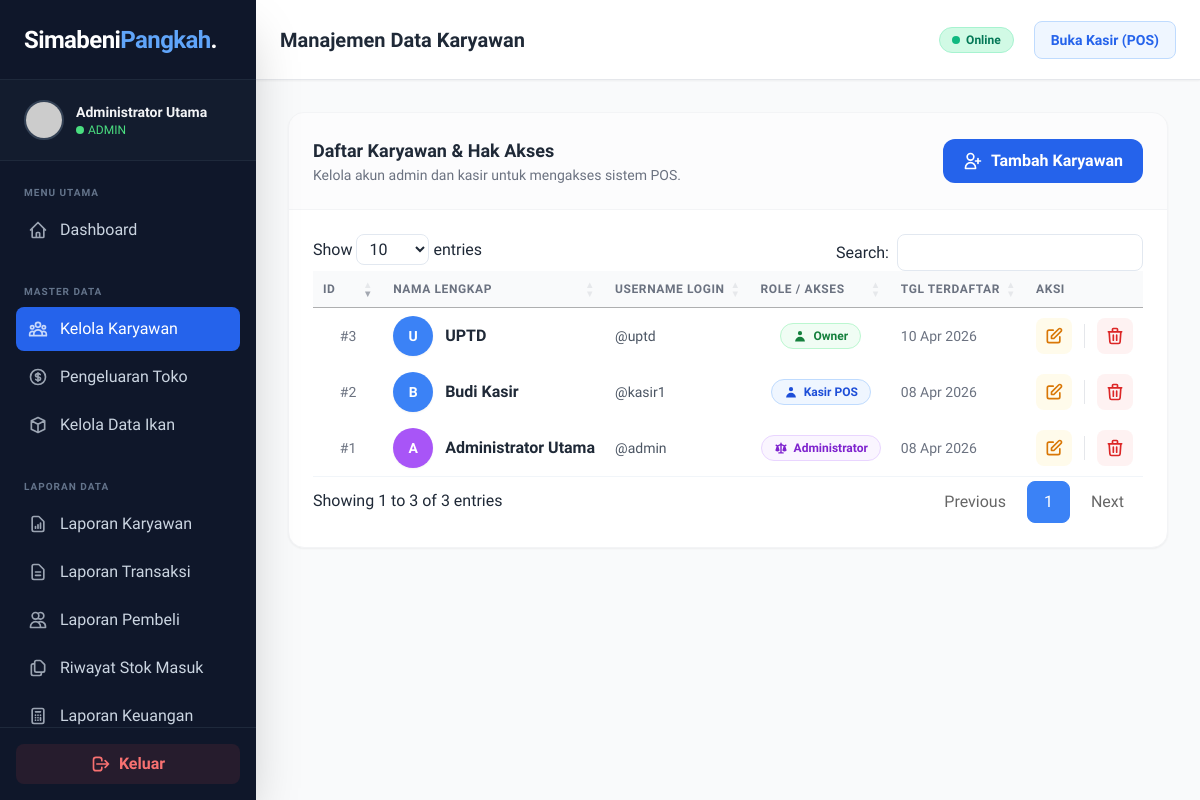
Page /admin/kelola_karyawan.php (signed in) on the committed database.
### tables this page shows
CREATE TABLE `users` (
  `id` int(11) NOT NULL,
  `username` varchar(50) NOT NULL,
  `password` varchar(255) NOT NULL,
  `nama_lengkap` varchar(100) NOT NULL,
  `role` enum('admin','kasir','owner') NOT NULL DEFAULT 'kasir',
  `created_at` timestamp NOT NULL DEFAULT current_timestamp()
);

### admin/kelola_karyawan.php (the view, shortened to what this page needs)
<?php
require_once '../koneksi.php';
$query_karyawan = mysqli_query($koneksi, "SELECT * FROM users ORDER BY id ASC");
include '../components/header.php';
?>
<link rel="stylesheet" href="https://cdn.datatables.net/1.13.7/css/jquery.dataTables.min.css">
<?php include '../components/sidebar.php'; ?>
<main class="flex-1 flex flex-col h-screen overflow-hidden bg-gray-50">
    <?php include '../components/navbar.php'; ?>
    <div class="flex-1 overflow-y-auto p-4 sm:p-6 lg:p-8 relative">
        <div class="bg-white rounded-2xl shadow-sm border border-gray-100 overflow-hidden">
            <div
                class="p-6 border-b border-gray-100 flex flex-col sm:flex-row sm:items-center justify-between gap-4 bg-gray-50/50">
                <div>
                    <h2 class="text-lg font-bold text-gray-800">Daftar Karyawan & Hak Akses</h2>
                    <p class="text-sm text-gray-500">Kelola akun admin dan kasir untuk mengakses sistem POS.</p>
                </div>
                <button onclick="bukaModal('modal-tambah')"
                    class="w-full sm:w-auto px-5 py-2.5 bg-blue-600 text-white rounded-xl font-semibold hover:bg-blue-700 transition flex items-center justify-center gap-2">
                    <svg class="w-5 h-5" fill="none" stroke="currentColor" viewBox="0 0 24 24">
                        <path stroke-linecap="round" stroke-linejoin="round" stroke-width="2"
                            d="M18 9v3m0 0v3m0-3h3m-3 0h-3m-2-5a4 4 0 11-8 0 4 4 0 018 0zM3 20a6 6 0 0112 0v1H3v-1z">
                        </path>
                    </svg>
                    Tambah Karyawan
                </button>
            </div>
            <div class="overflow-x-auto w-full">
                <table id="tabel-karyawan" class="w-full text-left whitespace-nowrap">
                    <thead>
                        <tr class="bg-gray-50 text-gray-500 text-xs uppercase tracking-wider">
                            <th class="p-4 font-semibold w-16 text-center">ID</th>
                            <th class="p-4 font-semibold">Nama Lengkap</th>
                            <th class="p-4 font-semibold">Username Login</th>
                            <th class="p-4 font-semibold text-center">Role / Akses</th>
                            <th class="p-4 font-semibold">Tgl Terdaftar</th>
                            <th class="p-4 font-semibold text-center">Aksi</th>
                        </tr>
                    </thead>
                    <tbody class="text-sm text-gray-700">
                        <?php if ($query_karyawan && mysqli_num_rows($query_karyawan) > 0): ?>
                        <?php while ($user = mysqli_fetch_assoc($query_karyawan)): ?>
                        <tr class="hover:bg-blue-50/30 transition-colors group border-b border-gray-50">
                            <td class="p-4 text-center text-gray-500 font-medium">#<?php echo $user['id']; ?></td>
                            <td class="p-4">
                                <div class="flex items-center gap-3">
                                    <div
                                        class="w-10 h-10 rounded-full flex items-center justify-center font-bold text-white shadow-sm
                                            <?php echo ($user['role'] == 'admin') ? 'bg-purple-500' : 'bg-blue-500'; ?>">
                                        <?php echo strtoupper(substr($user['nama_lengkap'], 0, 1)); ?>
                                    </div>
                                    <p class="font-bold text-gray-800 text-base">
                                        <?php echo htmlspecialchars($user['nama_lengkap']); ?></p>
                                </div>
                            </td>
                            <td class="p-4 font-medium text-gray-600">
                                @<?php echo htmlspecialchars($user['username']); ?></td>
                            <td class="p-4 text-center">
                                <?php if ($user['role'] == 'admin'): ?>
                                <span
                                    class="inline-flex px-3 py-1 items-center gap-1.5 rounded-full bg-purple-50 text-purple-700 font-bold border border-purple-200 text-xs">
                                    Administrator
                                </span>
                                <?php elseif ($user['role'] == 'kasir'): ?>
                                <span
                                    class="inline-flex px-3 py-1 items-center gap-1.5 rounded-full bg-blue-50 text-blue-700 font-bold border border-blue-200 text-xs">
                                    <svg class="w-3.5 h-3.5" fill="currentColor" viewBox="0 0 20 20">
                                        <path fill-rule="evenodd"
                                            d="M10 9a3 3 0 100-6 3 3 0 000 6zm-7 9a7 7 0 1114 0H3z" clip-rule="evenodd">
                                        </path>
                                    </svg>
                                    Kasir POS
                                </span>
                                <?php else: ?>
                                <span
                                    class="inline-flex px-3 py-1 items-center gap-1.5 rounded-full bg-green-50 text-green-700 font-bold border border-green-200 text-xs">
                                    <svg class="w-3.5 h-3.5" fill="currentColor" viewBox="0 0 20 20">
                                        <path fill-rule="evenodd"
                                            d="M10 9a3 3 0 100-6 3 3 0 000 6zm-7 9a7 7 0 1114 0H3z" clip-rule="evenodd">
                                        </path>
                                    </svg>
                                    Owner
                                </span>
                                <?php endif; ?>
                            </td>
                            <td class="p-4 text-gray-500 text-sm"
                                data-order="<?php echo strtotime($user['created_at']); ?>">
                                <?php echo date('d M Y', strtotime($user['created_at'])); ?>
                            </td>
                            <td class="p-4">
                                <div class="flex items-center justify-center gap-2">
                                    <button
                                        onclick="bukaModalEdit(<?php echo $user['id']; ?>, '<?php echo htmlspecialchars($user['nama_lengkap'], ENT_QUOTES); ?>', '<?php echo htmlspecialchars($user['username'], ENT_QUOTES); ?>', '<?php echo $user['role']; ?>')"
                                        class="p-2 bg-amber-50 text-amber-600 hover:bg-amber-500 hover:text-white rounded-lg transition"
                                        title="Edit Karyawan">
                                        <svg class="w-5 h-5" fill="none" stroke="currentColor" viewBox="0 0 24 24">
                                            <path stroke-linecap="round" stroke-linejoin="round" stroke-width="2"
                                                d="M11 5H6a2 2 0 00-2 2v11a2 2 0 002 2h11a2 2 0 002-2v-5m-1.414-9.414a2 2 0 112.828 2.828L11.828 15H9v-2.828l8.586-8.586z">
                                            </path>
                                        </svg>
                                    </button>
                                    <a href="kelola_karyawan.php?hapus=<?php echo $user['id']; ?>"
                                        onclick="return confirm('Hapus Karyawan ini? Ia tidak akan bisa login lagi!');"
                                        class="p-2 bg-red-50 text-red-600 hover:bg-red-600 hover:text-white rounded-lg transition"
                                        title="Hapus Karyawan">
                                        <svg class="w-5 h-5" fill="none" stroke="currentColor" viewBox="0 0 24 24">
                                            <path stroke-linecap="round" stroke-linejoin="round" stroke-width="2"
                                                d="M19 7l-.867 12.142A2 2 0 0116.138 21H7.862a2 2 0 01-1.995-1.858L5 7m5 4v6m4-6v6m1-10V4a1 1 0 00-1-1h-4a1 1 0 00-1 1v3M4 7h16">
                                            </path>
                                        </svg>
                                    </a>
                                </div>
                            </td>
                        </tr>
                        <?php endwhile; ?>
                        <?php endif; ?>
                    </tbody>
                </table>
            </div>
        </div>
    </div>
</main>
<?php include '../components/footer.php'; ?>

### components/header.php (style rules this page uses)
body { font-family: 'Plus Jakarta Sans', sans-serif; }

### admin/kelola_karyawan.php (style rules this page uses)
table.dataTable.no-footer { border-bottom: 1px solid #f1f5f9; }
table.dataTable thead th, table.dataTable thead td { border-bottom: 1px solid #f1f5f9; }

### rows in the picture
users: id "1", nama_lengkap "A", nama_lengkap "Administrator Utama", username "admin", role "admin" (drawn), created_at "08 Apr 2026"
users: id "2", nama_lengkap "B", nama_lengkap "Budi Kasir", username "kasir1", role "kasir" (drawn), created_at "08 Apr 2026"
users: id "3", nama_lengkap "U", nama_lengkap "UPTD", username "uptd", role "owner" (drawn), created_at "10 Apr 2026"

### other values in the picture
$_SESSION['nama_lengkap'] "Administrator Utama"
$user_role "ADMIN"
$judul_halaman "Manajemen Data Karyawan"
